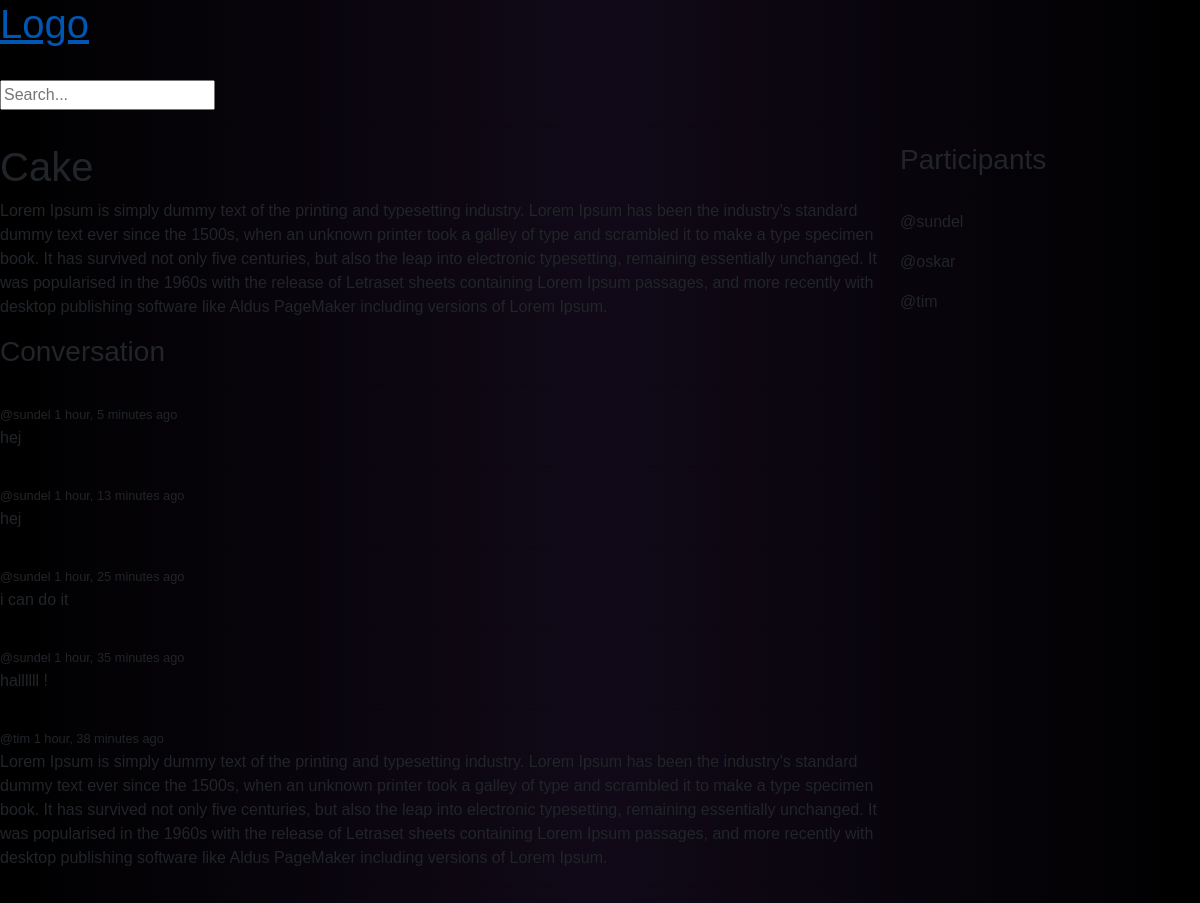
The app's page /room/4/, older data.
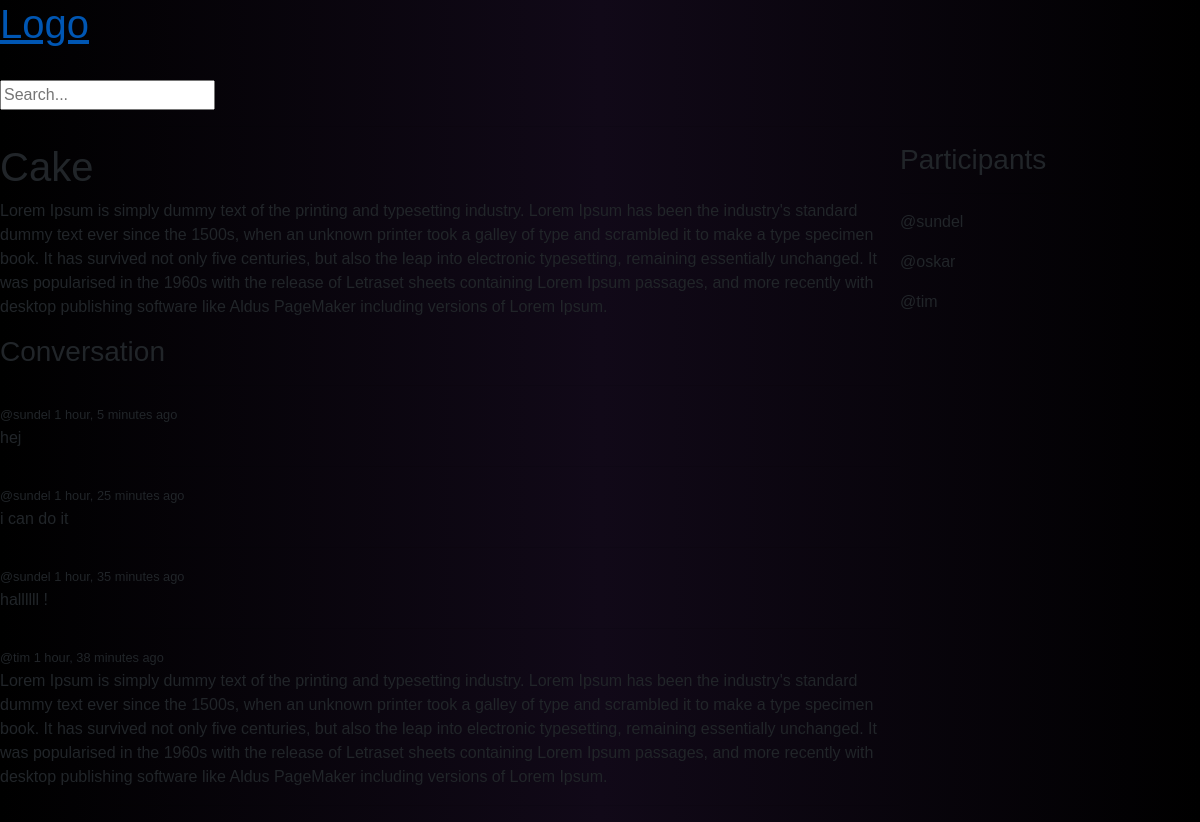
The same page, newer data.
### base/models.py (models this page shows, shortened)
class Message(models.Model):
    user = models.ForeignKey(User, on_delete=models.CASCADE)
    room = models.ForeignKey(Room, on_delete=models.CASCADE)
    body = models.TextField()
    updated = models.DateTimeField(auto_now=True)
    created = models.DateTimeField(auto_now_add=True)
    class Meta:
        ordering = ['-updated', '-created']

### base/views.py (the view, shortened to what this page needs)
# urls.py: path('room/<str:pk>/', views.room, name="room"),
def room(request, pk):
    room = Room.objects.get(id=pk)
    room_messages = room.message_set.all()
    participants = room.participants.all()
    context = {'room': room, 'room_messages': room_messages,
               'participants': participants}
    return render(request, 'base/room.html', context)

### base/templates/base/room.html (shortened to what this page needs)
{% extends "base.html" %}
{% load static %}
{% block content %}
<div class="room-container">
    <div>
        <h1>{{room.name}}</h1>
        <p>{{room.description}}</p>
        <div class="comment-wrapper">
            <h3>Conversation</h3>
            <hr>
            {% for message in room_messages %}
            <div>
                <small>@{{message.user}} {{message.created|timesince}} ago</small>
                <p>{{message.body}}</p>
                <hr>
            </div>
            {% endfor %}
        </div>
    </div>
    <div>
        <h3>Participants</h3>
        <hr>
        {% for user in participants %}
            <div>
                <p>@{{user.username}}</p>
            </div>
        {%endfor%}
    </div>
</div>
{% endblock %}

Row changes from the older to the newer data that the page shows:
removed Message: user "sundel", created "1 hour, 13 minutes", body "hej"
